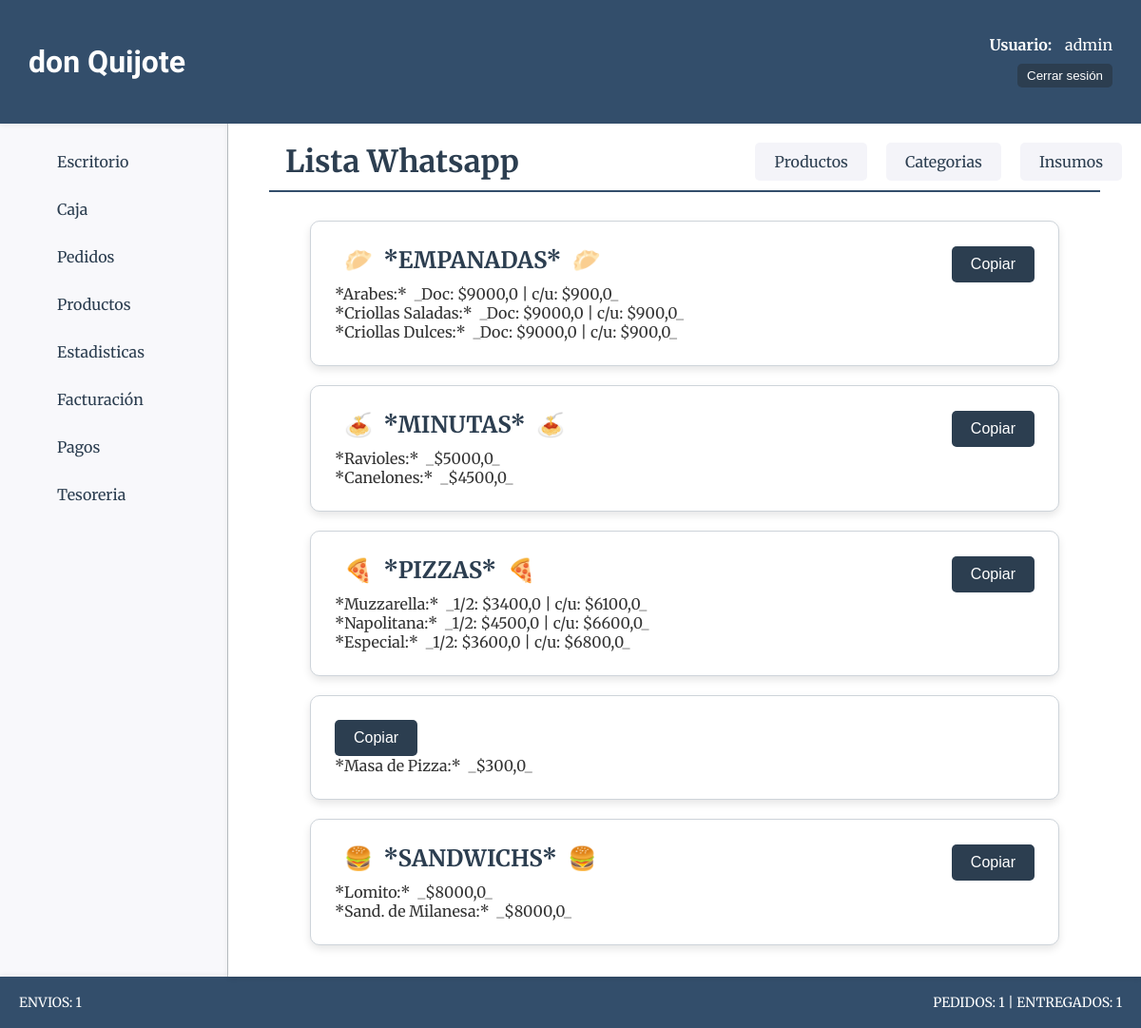
The page /productos/lista_wa/ (signed in) on the database as committed earlier.
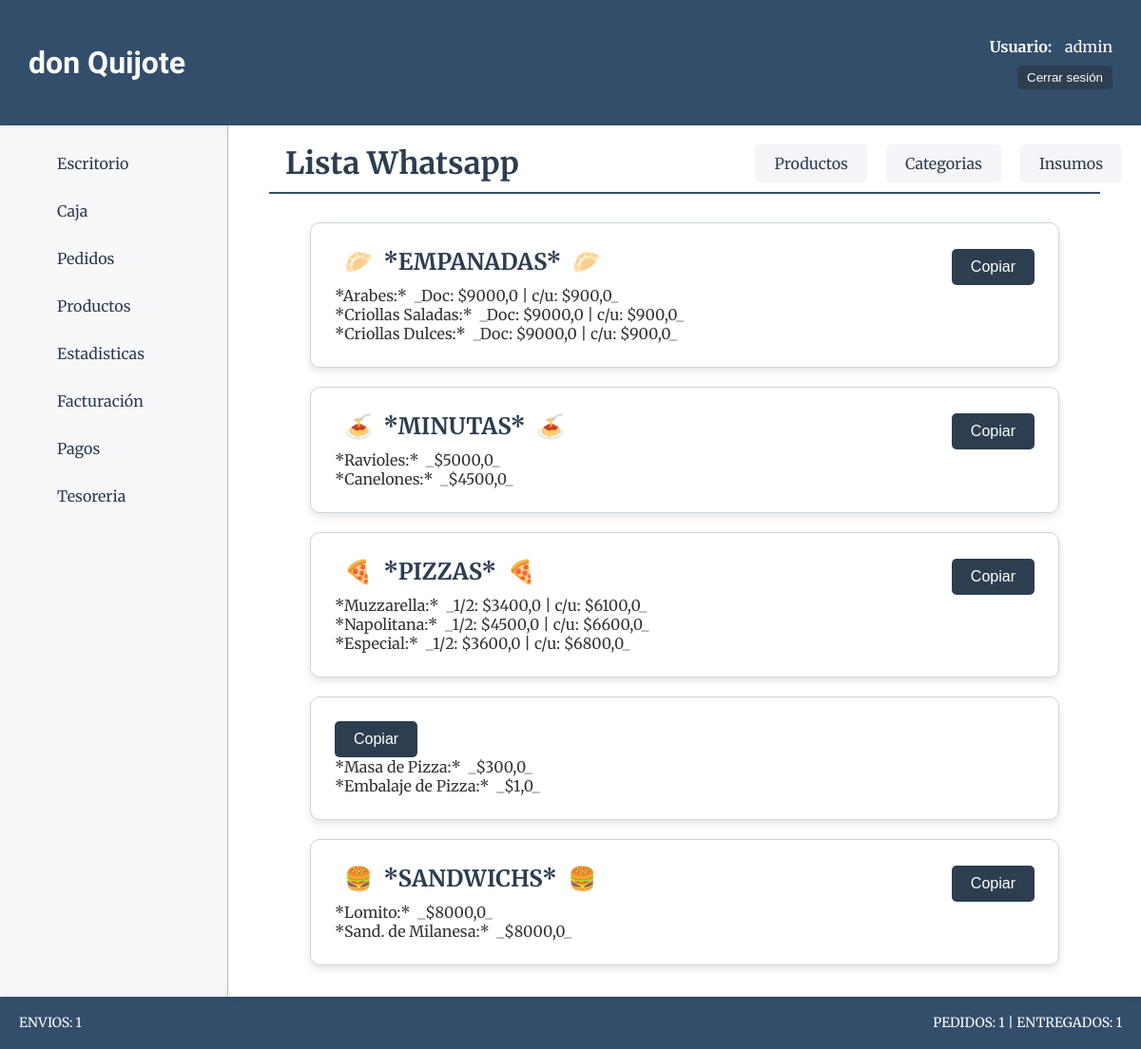
The same page on the database as committed later.
### productos/models.py (models this page shows, shortened)
class ProductoCategoria(models.Model):
    nombre=models.CharField(max_length=50)
    estado=models.BooleanField(default=True)

class Producto(models.Model):
    nombre=models.CharField(max_length=50, verbose_name="Nombre")
    categoria=models.ForeignKey(ProductoCategoria, on_delete=models.CASCADE, verbose_name="Categoría")
    descripcion=models.CharField(max_length=200, blank=True, null=True, verbose_name="Descripción")
    precio_unit=models.FloatField(verbose_name="P. Unitario")
    precio_media=models.FloatField(blank=True, null=True, verbose_name="P. Media")
    precio_doc=models.FloatField(blank=True, null=True, verbose_name="P. Docena")
    precio_rec = models.FloatField(default=1, verbose_name="Precio Recomendado")

### productos/views.py (the view)
# urls.py: path("lista_wa/", views.lista_wa, name="lista_wa"),
@login_required
def lista_wa(request):
    productos = Producto.objects.select_related('categoria').order_by('categoria__nombre').all()
    context = {
        'object_list': productos
    }
    return render(request, 'productos/lista_wa.html', context)

### core/context_processors.py (called while the page is built)
def counter_pedidos(request):
    cant_pedidos = Pedido.objects.all().count()
    cant_entregados = Pedido.objects.filter(estado='entregado').count()
    cant_pendientes = Pedido.objects.filter(estado='pendiente').count()
    cant_reservados = Pedido.objects.filter(estado='reservado').count()
    cant_cancelado = Pedido.objects.filter(estado='cancelado').count()
    cant_pedidos = Pedido.objects.all().count() - cant_cancelado
    cant_envios = Pedido.objects.filter(forma_entrega__precio__gt=0).count() - cant_cancelado - cant_reservados
    return {
        'cant_pedidos':cant_pedidos,
        "cant_entregados":cant_entregados,
        "cant_pendientes":cant_pendientes,
        "cant_reservados":cant_reservados,
        "cant_envios":cant_envios
        }

### productos/templates/productos/lista_wa.html (shortened to what this page needs)
{% extends 'core/base.html' %}
{% load static %}
{% block css %}
<link rel="stylesheet" href="{% static 'productos/css/styles.css' %}">
{% endblock css %}
{% block titulo %}
{% include 'core/components/encabezado.html' with titulo_texto="Lista Whatsapp" %}
{% endblock titulo %}
{% block main %}
{% regroup object_list by categoria.nombre as categorias %}
<section class="categorias-container">
    {% for categoria in categorias %}
    <div class="card card-wa">
        <div class="titulo-opciones-container">
            {% if categoria.grouper == "Pizzas" %}
                <h1 class="categoria-titulo">🍕 &nbsp;*{{ categoria.grouper|upper }}* &nbsp;🍕</h1>
            {% elif categoria.grouper == "Empanadas" %}
                <h1 class="categoria-titulo">🥟 &nbsp;*{{ categoria.grouper|upper }}*&nbsp; 🥟</h1>
            {% elif categoria.grouper == "Sandwichs" %}
                <h1 class="categoria-titulo">🍔 &nbsp;*{{ categoria.grouper|upper }}*&nbsp; 🍔</h1>
            {% elif categoria.grouper == "Minutas" %}
                <h1 class="categoria-titulo">🍝 &nbsp;*{{ categoria.grouper|upper }}*&nbsp; 🍝</h1>
            {% elif categoria.grouper == "Bebidas" %}
                <h1 class="categoria-titulo">🍻 &nbsp;*{{ categoria.grouper|upper }}*&nbsp; 🍻</h1>
            {% elif categoria.grouper == "Postres" %}
                <h1 class="categoria-titulo">🍮 &nbsp;*{{ categoria.grouper|upper }}*&nbsp; 🍮</h1>
            {% elif categoria.grouper == "Promos" %}
                <h1 class="categoria-titulo">✨ &nbsp;*{{ categoria.grouper|upper }}*&nbsp; ✨</h1>
            {% elif categoria.grouper == "Sabores Patrios" %}
                <h1 class="categoria-titulo">🇦🇷 &nbsp;*{{ categoria.grouper|upper }}*&nbsp; 🇦🇷</h1>
            {% endif %}
            <button class="btn-success" onclick="copiarAlPortapapeles(this)">Copiar</button>
        </div>
        <div class="categoria-info">
            {% for producto in categoria.list %}
                {% if producto.precio_doc %}
                    <p>*{{ producto.nombre }}:*&nbsp; _Doc: ${{producto.precio_doc}} | c/u: ${{producto.precio_unit}}_</p>
                {% elif producto.precio_media %}
                    <p>*{{ producto.nombre }}:*&nbsp; _1/2: ${{producto.precio_media}} | c/u: ${{producto.precio_unit}}_</p>
                {% else %}
                    <p>*{{ producto.nombre }}:*&nbsp; _${{producto.precio_unit}}_</p>
                {% endif %}
            {% endfor %}
        </div>
    </div>
    {% endfor %}
</section>
{% endblock main %}

Rows that differ between the two databases and show on the page:
added Producto: nombre "Embalaje de Pizza", precio_unit "1,0"
